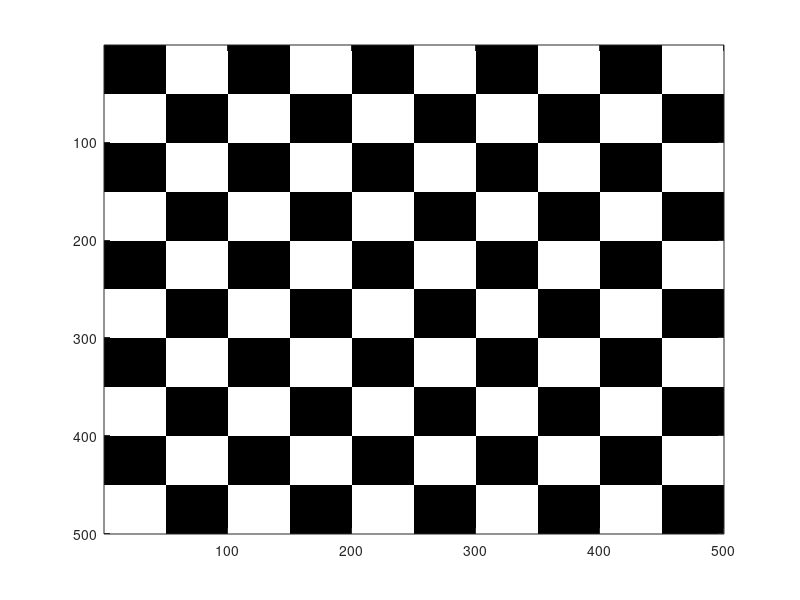
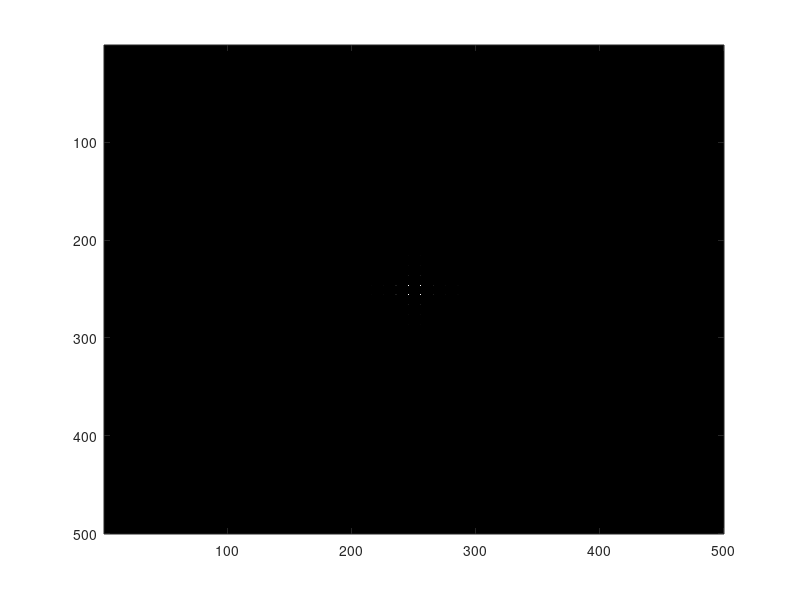

Reproduce these figures in MATLAB, in order.
% Version 2: Checker pattern created without loops 

%%Checkerboard phase grating%%
clear; %Clear all memory

% Defining Grating Parameters
N=500; %Define Matrix size
Px=100; %Define the periods of the gratings
Py=100;
FFx=0.5; %Define fill factors
FFy=0.5; 

%Define one unit of the grating
    O=ones(FFy*Py , FFx*Px)*exp(1i*pi);
    Z=ones(FFy*Py , Px-FFx*Px);
    O1=ones(FFy*Py , Px-FFx*Px)*exp(1i*pi);
    Z1=ones(FFy*Py , FFx*Px);
    unit=[Z O; O1 Z1];
    s=size(unit);

%Constructing the entire grating
A=repmat(unit,N/s(1),N/s(2)); %replicate to create a 2-d grating

%Observing the grating output in the far-field
E=fftshift(fft2(A)); %fftshift is used to re-order the terms in their natural order
IN=(abs(E)/(N*N)).*(abs(E)/(N*N));      % Calculating intensity
figure(1)
colormap(gray); 
imagesc(angle(A))          
figure(2)
colormap(gray);
imagesc(IN);